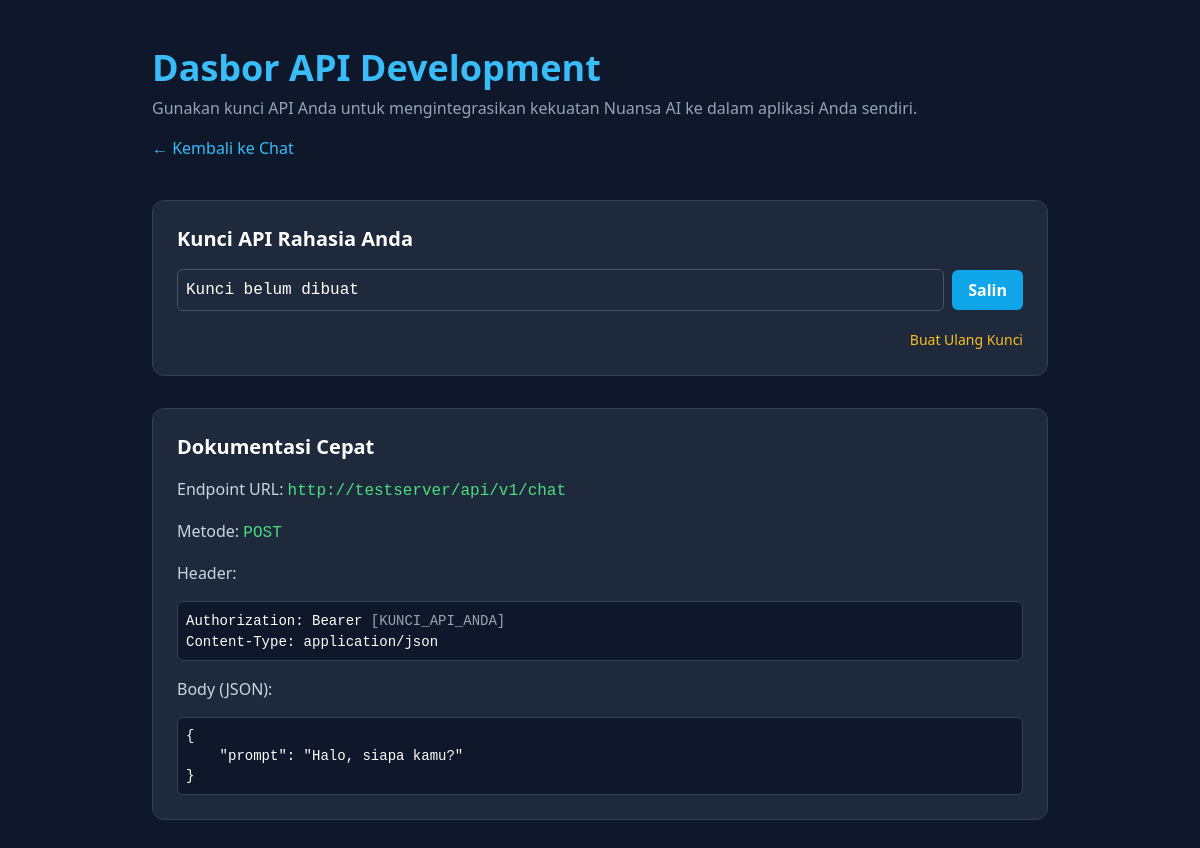
Page /dashboard (signed in) on the earlier database version.
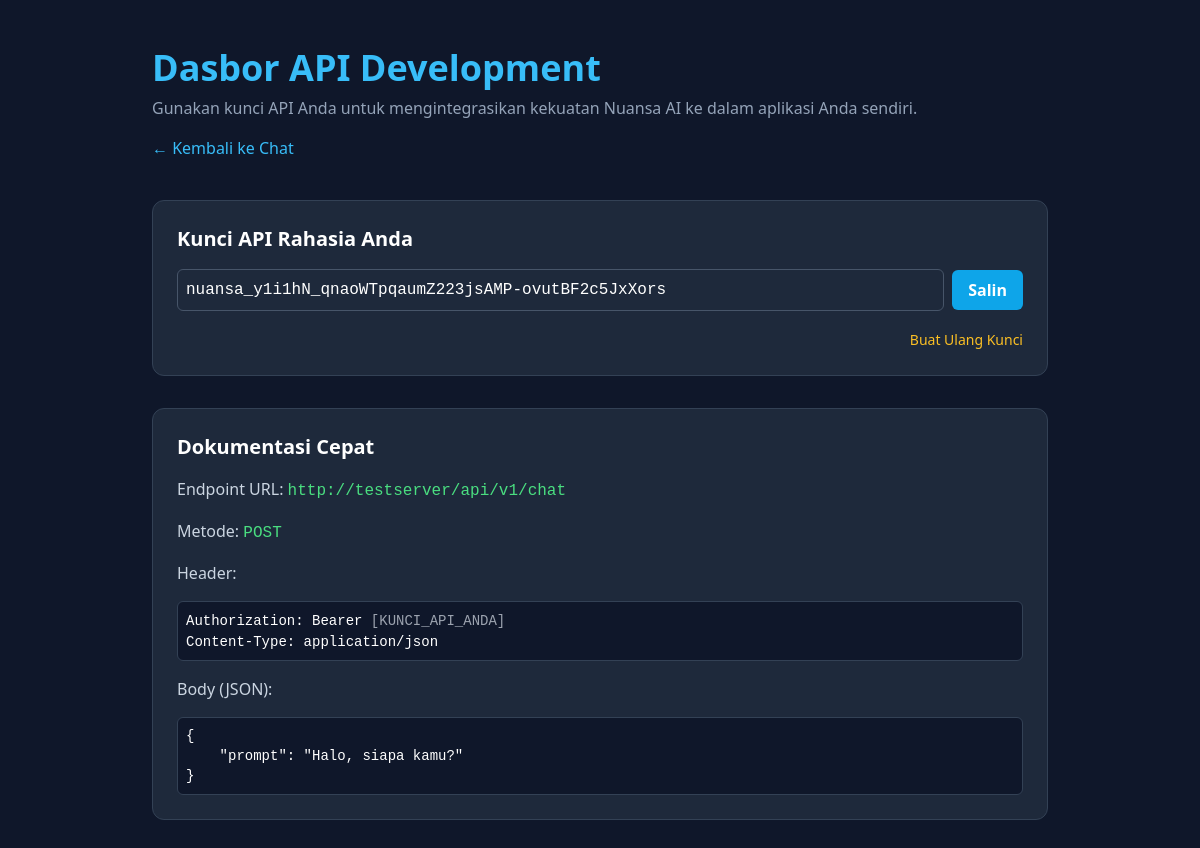
Same page on the later database version.
### app.py (models this page shows)
class User(db.Model):
    id = db.Column(db.String(100), primary_key=True)
    name = db.Column(db.String(100), nullable=False)
    email = db.Column(db.String(100), unique=True, nullable=False)
    picture = db.Column(db.String(255))
    subscription_plan = db.Column(db.String(50), default='Gratis', nullable=False)
    api_key = db.Column(db.String(255), unique=True, nullable=True)

### app.py (the view)
@app.route('/dashboard')
def dashboard():
    if 'user_id' not in session: return redirect(url_for('show_login_page'))
    user = User.query.get(session['user_id'])
    if user.subscription_plan != 'Pro': return redirect(url_for('pricing'))
    return render_template('dashboard.html', user=user)

### templates/dashboard.html (shortened to what this page needs)
<!DOCTYPE html>
<html lang="id">
<head>
    <script src="https://cdn.tailwindcss.com"></script>
</head>
<body class="bg-slate-900 text-white font-sans min-h-screen">
    <div class="container mx-auto px-4 py-12">
        <header class="max-w-4xl mx-auto mb-10">
            <h1 class="text-4xl font-bold text-sky-400">Dasbor API Development</h1>
            <p class="text-slate-400 mt-2">Gunakan kunci API Anda untuk mengintegrasikan kekuatan Nuansa AI ke dalam aplikasi Anda sendiri.</p>
            <a href="{{ url_for('index') }}" class="text-sky-400 hover:text-sky-300 mt-4 inline-block">&larr; Kembali ke Chat</a>
        </header>
        <div class="max-w-4xl mx-auto space-y-8">
            <div class="bg-slate-800 border border-slate-700 rounded-xl p-6">
                <h2 class="text-xl font-semibold mb-4">Kunci API Rahasia Anda</h2>
                <div class="flex items-center gap-2">
                    <input id="api-key-input" type="text" class="api-key-input w-full p-2 rounded-md border border-slate-600" value="{{ user.api_key or 'Kunci belum dibuat' }}" readonly>
                    <button id="copy-key-btn" class="bg-sky-500 font-semibold py-2 px-4 rounded-md hover:bg-sky-600 transition">Salin</button>
                </div>
                <div class="mt-4 flex justify-end">
                    <form action="{{ url_for('regenerate_api_key') }}" method="POST" onsubmit="return confirm('Apakah Anda yakin? Kunci API lama Anda akan segera tidak valid.');">
                        <button type="submit" class="text-sm text-amber-400 hover:text-amber-300">Buat Ulang Kunci</button>
                    </form>
                </div>
            </div>
            <div class="bg-slate-800 border border-slate-700 rounded-xl p-6">
                <h2 class="text-xl font-semibold mb-4">Dokumentasi Cepat</h2>
                <div class="space-y-4">
                    <p><strong class="font-medium text-slate-300">Endpoint URL:</strong> <code class="text-green-400">{{ request.url_root }}api/v1/chat</code></p>
                    <p><strong class="font-medium text-slate-300">Metode:</strong> <code class="text-green-400">POST</code></p>
                    <p><strong class="font-medium text-slate-300">Header:</strong></p>
                    <div class="code-block p-2 rounded-md text-sm"><code>Authorization: Bearer <span class="text-gray-400">[KUNCI_API_ANDA]</span></code><br><code>Content-Type: application/json</code></div>
                    <p><strong class="font-medium text-slate-300">Body (JSON):</strong></p>
                    <div class="code-block p-2 rounded-md text-sm"><pre><code>{
    "prompt": "Halo, siapa kamu?"
}</code></pre></div>
                </div>
            </div>
        </div>
    </div>
</body>
</html>

### templates/dashboard.html (style rules this page uses)
.api-key-input { background-color: #1e293b; font-family: 'Courier New', Courier, monospace; }
.code-block { background-color: #0f172a; border: 1px solid #334155; }

Differences in the rows shown:
changed User: api_key "Kunci belum dibuat" → "nuansa_y1i1hN_qnaoWTpqaumZ223jsAMP-ovutBF2c5JxXors"
